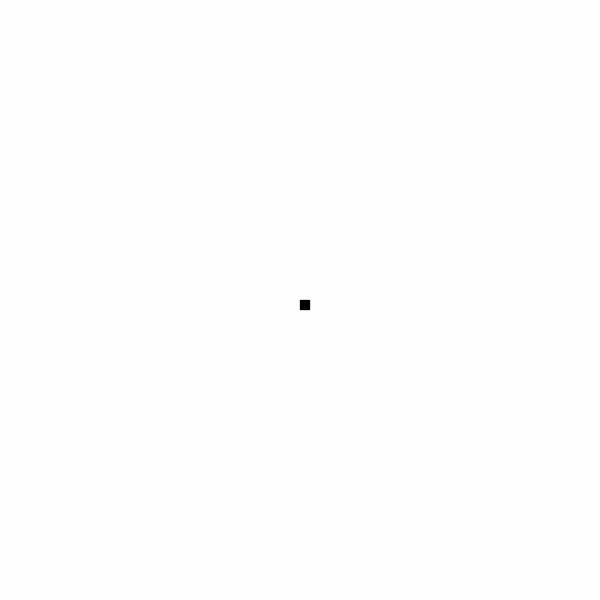
Frame 1 (no input)
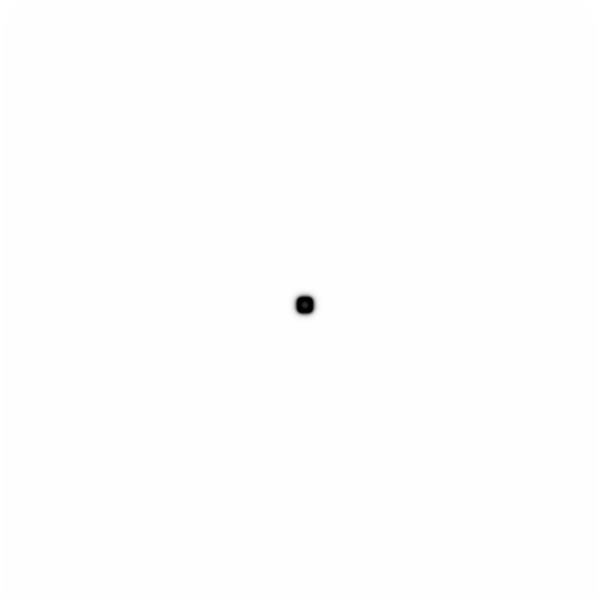
Frame 60 (no input)
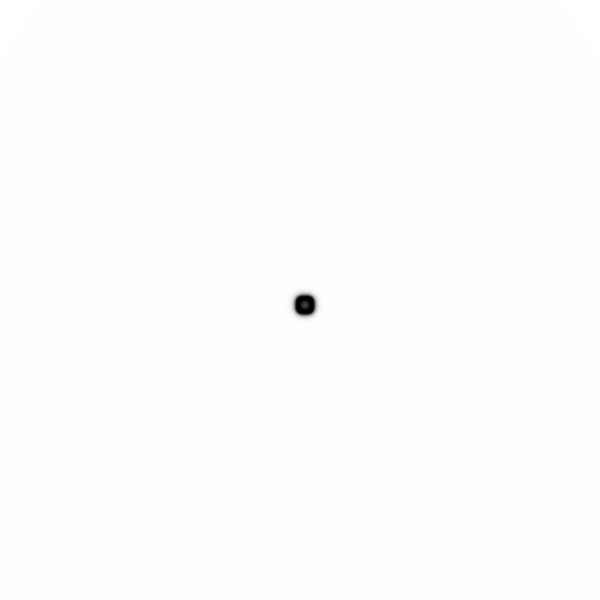
Frame 120 (the mouse pressed at the canvas centre since frame 60)

The p5.js sketch that drew these frames (run headless with seeded random() and noise() and a simulated clock; from frame 60 on, the mouse is pressed at the canvas centre):

// p5.js sketch
// ── sketch.js
var grid;
var next;

var dA = 1;
var dB = 0.5;
var feed = 0.055;
var k = 0.062;

function setup() {
  createCanvas(600, 600);
  pixelDensity(1);
  grid = [];
  next = [];
  for (var x = 0; x < width; x++) {
    grid[x] = [];
    next[x] = [];
    for (var y = 0; y < height; y++) {
      grid[x][y] = { a: 1, b: 0 };
      next[x][y] = { a: 1, b: 0 };
    }
  }

  for (var i = 300; i < 310; i++) {
    for (var j = 300; j < 310; j++) {
      grid[i][j].b = 1;
    }
  }

}

function draw() {
  background(51);

  for (var x = 1; x < width-1; x++) {
    for (var y = 1; y < height-1; y++) {
      var a = grid[x][y].a;
      var b = grid[x][y].b;
      next[x][y].a = a + 
                     (dA * laplaceA(x, y)) -
                     (a * b * b) + 
                     (feed * (1 - a));
      next[x][y].b = b + 
                     (dB * laplaceB(x, y)) +
                     (a * b * b) - 
                     ((k + feed) * b);

      next[x][y].a = constrain(next[x][y].a, 0, 1);
      next[x][y].b = constrain(next[x][y].b, 0, 1);
    }
  }


  loadPixels();
  for (var x = 0; x < width; x++) {
    for (var y = 0; y < height; y++) {
      var pix = (x + y * width)*4;
      var a = next[x][y].a;
      var b = next[x][y].b;
      var c = floor((a - b) * 255);
      c = constrain(c, 0, 255);
      pixels[pix + 0] = c;
      pixels[pix + 1] = c;
      pixels[pix + 2] = c;
      pixels[pix + 3] = 255;
    }
  }
  updatePixels();


  swap();


}


function laplaceA(x, y) {
  var sumA = 0;
  sumA += grid[x][y].a * -1;
  sumA += grid[x-1][y].a * 0.2;
  sumA += grid[x+1][y].a * 0.2;
  sumA += grid[x][y+1].a * 0.2;
  sumA += grid[x][y-1].a * 0.2;
  sumA += grid[x-1][y-1].a * 0.05;
  sumA += grid[x+1][y-1].a * 0.05;
  sumA += grid[x+1][y+1].a * 0.05;
  sumA += grid[x-1][y+1].a * 0.05;
  return sumA;
}

function laplaceB(x, y) {
  var sumB = 0;
  sumB += grid[x][y].b * -1;
  sumB += grid[x-1][y].b * 0.2;
  sumB += grid[x+1][y].b * 0.2;
  sumB += grid[x][y+1].b * 0.2;
  sumB += grid[x][y-1].b * 0.2;
  sumB += grid[x-1][y-1].b * 0.05;
  sumB += grid[x+1][y-1].b * 0.05;
  sumB += grid[x+1][y+1].b * 0.05;
  sumB += grid[x-1][y+1].b * 0.05;
  return sumB;
}





function swap() {
  var temp = grid;
  grid = next;
  next = temp;
}
